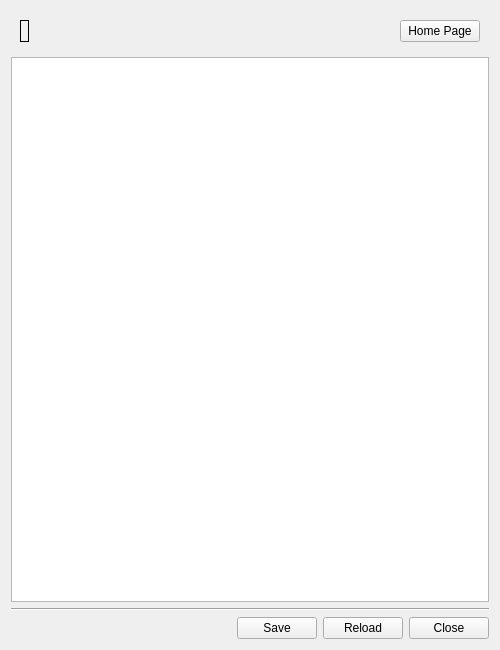
<?xml version="1.0" encoding="UTF-8"?>
<ui version="4.0">
 <class>SensorInformationHelperPlugin</class>
 <widget class="SensorInformationHelperPlugin" name="SensorInformationHelperPlugin">
  <property name="windowModality">
   <enum>Qt::NonModal</enum>
  </property>
  <property name="geometry">
   <rect>
    <x>0</x>
    <y>0</y>
    <width>500</width>
    <height>650</height>
   </rect>
  </property>
  <property name="minimumSize">
   <size>
    <width>500</width>
    <height>0</height>
   </size>
  </property>
  <property name="windowTitle">
   <string>Sensor's Information</string>
  </property>
  <property name="windowIcon">
   <iconset>
    <normaloff>:/SensorInformationHelperPlugin/info_icon</normaloff>:/SensorInformationHelperPlugin/info_icon</iconset>
  </property>
  <layout class="QVBoxLayout" name="verticalLayout_2">
   <item>
    <widget class="QWidget" name="sensorInfoWidget" native="true">
     <layout class="QHBoxLayout" name="horizontalLayout_2">
      <item>
       <widget class="QLabel" name="imageLabel">
        <property name="frameShape">
         <enum>QFrame::Box</enum>
        </property>
        <property name="text">
         <string/>
        </property>
        <property name="pixmap">
         <pixmap resource="SensorInformationHelperPlugin.qrc">:/SensorInformationHelperPlugin/unknown</pixmap>
        </property>
        <property name="alignment">
         <set>Qt::AlignCenter</set>
        </property>
       </widget>
      </item>
      <item>
       <spacer name="horizontalSpacer_3">
        <property name="orientation">
         <enum>Qt::Horizontal</enum>
        </property>
        <property name="sizeHint" stdset="0">
         <size>
          <width>40</width>
          <height>20</height>
         </size>
        </property>
       </spacer>
      </item>
      <item>
       <layout class="QVBoxLayout" name="verticalLayout">
        <item>
         <widget class="QPushButton" name="homeButton">
          <property name="text">
           <string>Home Page</string>
          </property>
         </widget>
        </item>
       </layout>
      </item>
     </layout>
    </widget>
   </item>
   <item>
    <widget class="QTableWidget" name="propertiesTable"/>
   </item>
   <item>
    <widget class="Line" name="line">
     <property name="orientation">
      <enum>Qt::Horizontal</enum>
     </property>
    </widget>
   </item>
   <item>
    <layout class="QHBoxLayout" name="horizontalLayout">
     <item>
      <spacer name="horizontalSpacer">
       <property name="orientation">
        <enum>Qt::Horizontal</enum>
       </property>
       <property name="sizeHint" stdset="0">
        <size>
         <width>40</width>
         <height>20</height>
        </size>
       </property>
      </spacer>
     </item>
     <item>
      <widget class="QPushButton" name="saveButton">
       <property name="text">
        <string>Save</string>
       </property>
      </widget>
     </item>
     <item>
      <widget class="QPushButton" name="reloadButton">
       <property name="text">
        <string>Reload</string>
       </property>
      </widget>
     </item>
     <item>
      <widget class="QPushButton" name="closeButton">
       <property name="text">
        <string>Close</string>
       </property>
      </widget>
     </item>
    </layout>
   </item>
  </layout>
 </widget>
 <customwidgets>
  <customwidget>
   <class>SensorInformationHelperPlugin</class>
   <extends>QWidget</extends>
   <header>sensorinformationhelperplugin.h</header>
   <container>1</container>
  </customwidget>
 </customwidgets>
 <resources>
  <include location="SensorInformationHelperPlugin.qrc"/>
 </resources>
 <connections/>
</ui>
